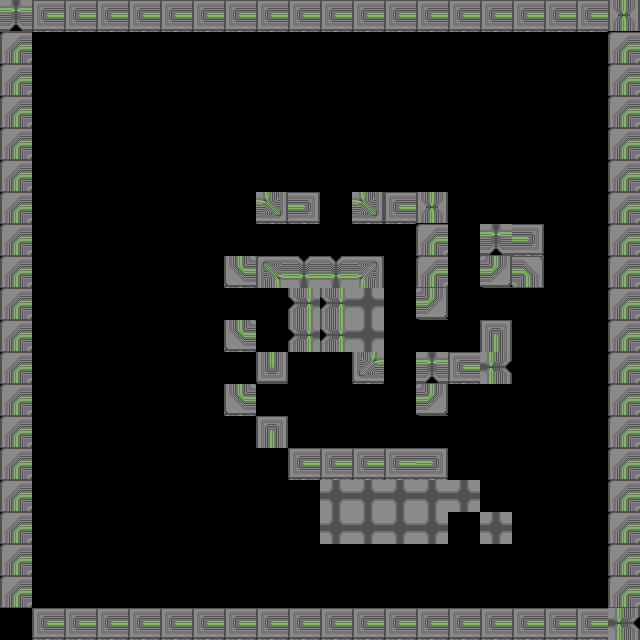

This is a level from a 2D game, rendered from its Tiled map with the project's own tilesets. A one-line summary and the map file follow, with tile-layer data summarised:
An orthogonal 20x20 tile map with 32x32 px tiles, 1 tile layer (map).

<map version="1.0" orientation="orthogonal" width="20" height="20" tilewidth="32" tileheight="32">
 <tileset firstgid="1" name="tiles" tilewidth="32" tileheight="32">
  <image source="tileset.png" width="192" height="192" />
  <tile id="0">
   <properties>
    <property name="isWall" value="" />
   </properties>
  </tile>
  <tile id="1">
   <properties>
    <property name="isWall" value="" />
   </properties>
  </tile>
  <tile id="2">
   <properties>
    <property name="isWall" value="" />
   </properties>
  </tile>
  <tile id="3">
   <properties>
    <property name="isWall" value="" />
   </properties>
  </tile>
  <tile id="4">
   <properties>
    <property name="isWall" value="" />
   </properties>
  </tile>
  <tile id="5">
   <properties>
    <property name="isWall" value="" />
   </properties>
  </tile>
  <tile id="6">
   <properties>
    <property name="isWall" value="" />
   </properties>
  </tile>
  <tile id="7">
   <properties>
    <property name="isWall" value="" />
   </properties>
  </tile>
  <tile id="12">
   <properties>
    <property name="isWall" value="" />
   </properties>
  </tile>
  <tile id="14">
   <properties>
    <property name="isWall" value="" />
   </properties>
  </tile>
  <tile id="15">
   <properties>
    <property name="isWall" value="" />
   </properties>
  </tile>
  <tile id="16">
   <properties>
    <property name="isWall" value="" />
   </properties>
  </tile>
  <tile id="17">
   <properties>
    <property name="isWall" value="" />
   </properties>
  </tile>
  <tile id="18">
   <properties>
    <property name="isWall" value="" />
   </properties>
  </tile>
  <tile id="19">
   <properties>
    <property name="isWall" value="" />
   </properties>
  </tile>
  <tile id="20">
   <properties>
    <property name="seekerSpawn" value="" />
   </properties>
  </tile>
  <tile id="21">
   <properties>
    <property name="sneakerSpawn" value="" />
   </properties>
  </tile>
  <tile id="22">
   <properties>
    <property name="isWall" value="" />
   </properties>
  </tile>
  <tile id="23">
   <properties>
    <property name="isWall" value="" />
   </properties>
  </tile>
  <tile id="24">
   <properties>
    <property name="isWall" value="" />
   </properties>
  </tile>
 </tileset>
 <layer name="map" width="20" height="20">
  <data>[400 cells, 129 non-empty, 22 distinct tile ids]</data>
 </layer>
</map>
